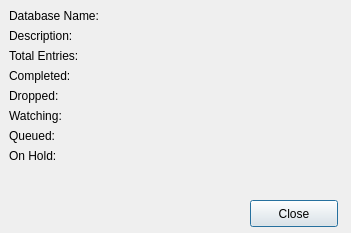
<?xml version="1.0" encoding="UTF-8"?>
<ui version="4.0">
 <class>Dialog</class>
 <widget class="QDialog" name="Dialog">
  <property name="geometry">
   <rect>
    <x>0</x>
    <y>0</y>
    <width>351</width>
    <height>233</height>
   </rect>
  </property>
  <property name="windowTitle">
   <string>Database Stats</string>
  </property>
  <widget class="QPushButton" name="closeButton">
   <property name="geometry">
    <rect>
     <x>250</x>
     <y>200</y>
     <width>88</width>
     <height>27</height>
    </rect>
   </property>
   <property name="text">
    <string>Close</string>
   </property>
  </widget>
  <widget class="QWidget" name="formLayoutWidget">
   <property name="geometry">
    <rect>
     <x>9</x>
     <y>9</y>
     <width>331</width>
     <height>181</height>
    </rect>
   </property>
   <layout class="QFormLayout" name="formLayout">
    <item row="0" column="0">
     <widget class="QLabel" name="databaseNameLabel">
      <property name="text">
       <string>Database Name:</string>
      </property>
     </widget>
    </item>
    <item row="1" column="0">
     <widget class="QLabel" name="descriptionLabel">
      <property name="text">
       <string>Description:</string>
      </property>
     </widget>
    </item>
    <item row="2" column="0">
     <widget class="QLabel" name="totalEntriesLabel">
      <property name="text">
       <string>Total Entries:</string>
      </property>
     </widget>
    </item>
    <item row="3" column="0">
     <widget class="QLabel" name="percentageCompletedLabel">
      <property name="text">
       <string>Completed:</string>
      </property>
     </widget>
    </item>
    <item row="4" column="0">
     <widget class="QLabel" name="droppedLabel">
      <property name="text">
       <string>Dropped:</string>
      </property>
     </widget>
    </item>
    <item row="5" column="0">
     <widget class="QLabel" name="watchingLabel">
      <property name="text">
       <string>Watching:</string>
      </property>
     </widget>
    </item>
    <item row="6" column="0">
     <widget class="QLabel" name="queuedLabel">
      <property name="text">
       <string>Queued:</string>
      </property>
     </widget>
    </item>
    <item row="0" column="1">
     <widget class="QLabel" name="dbNameLabel">
      <property name="text">
       <string/>
      </property>
     </widget>
    </item>
    <item row="1" column="1">
     <widget class="QLabel" name="dbDescriptionLabel">
      <property name="text">
       <string/>
      </property>
     </widget>
    </item>
    <item row="2" column="1">
     <widget class="QLabel" name="entryNumLabel">
      <property name="text">
       <string/>
      </property>
     </widget>
    </item>
    <item row="3" column="1">
     <widget class="QLabel" name="numCompletedLabel">
      <property name="text">
       <string/>
      </property>
     </widget>
    </item>
    <item row="4" column="1">
     <widget class="QLabel" name="numDroppedLabel">
      <property name="text">
       <string/>
      </property>
     </widget>
    </item>
    <item row="5" column="1">
     <widget class="QLabel" name="numWatchedLabel">
      <property name="text">
       <string/>
      </property>
     </widget>
    </item>
    <item row="6" column="1">
     <widget class="QLabel" name="numQueuedLabel">
      <property name="text">
       <string/>
      </property>
     </widget>
    </item>
    <item row="7" column="0">
     <widget class="QLabel" name="onHoldLabel">
      <property name="text">
       <string>On Hold:</string>
      </property>
     </widget>
    </item>
    <item row="7" column="1">
     <widget class="QLabel" name="numOnHoldLabel">
      <property name="text">
       <string/>
      </property>
     </widget>
    </item>
   </layout>
  </widget>
 </widget>
 <resources/>
 <connections/>
</ui>
